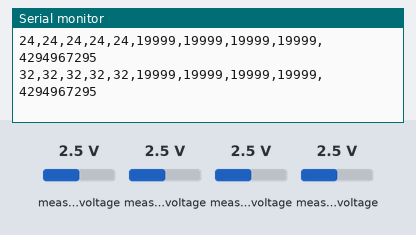
A sketch run on a simulated Arduino Uno, built with avr-gcc and run on an emulated ATmega328P. Parts: the last lines printed to the serial monitor. The inputs (shaded band) are chosen by the test bench; at power-on: measured voltage 2.5 V.

Above: at 1.2 s.
1.3 s: measured voltage (sensor 200) set to 0.1 V
At 1.52 s:
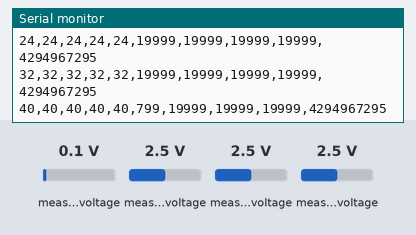
2.8 s: measured voltage (sensor 201) set to 0.1 V
At 2.86 s:
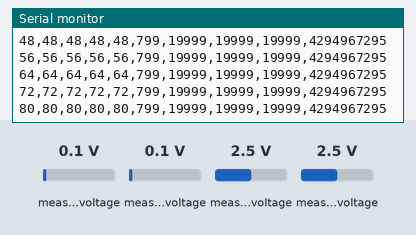
4.3 s: measured voltage (sensor 202) set to 0.1 V
At 4.46 s:
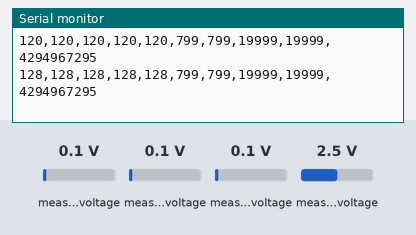
5.8 s: measured voltage (sensor 203) set to 0.1 V
At 6.06 s:
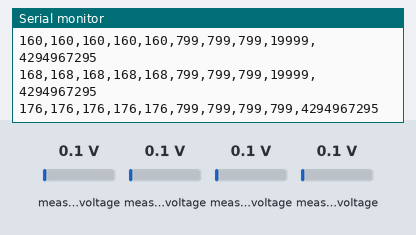
8.8 s: measured voltage (sensor 200) set to 1.2 V
At 8.99 s:
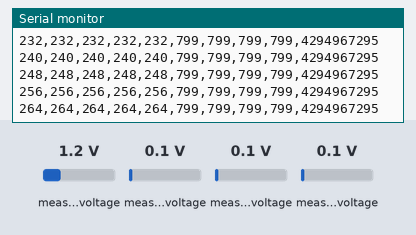
10.3 s: measured voltage (sensor 201) set to 1.2 V
At 10.32 s:
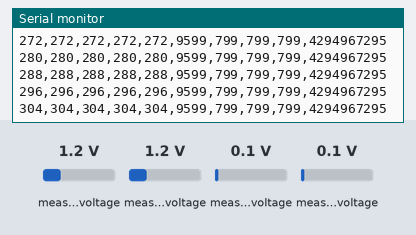
Timing chart, 0 to 12.8 s (numbered marks = the images above; inputs shaded):
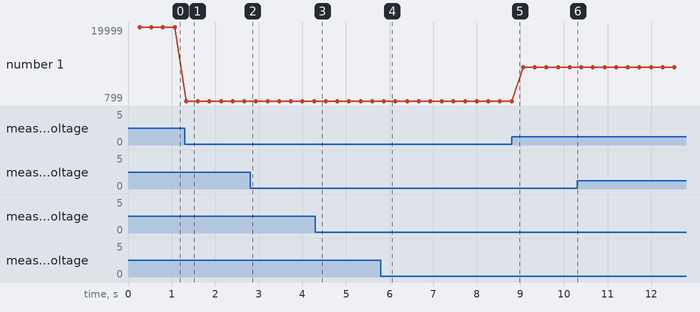

Measured:
- after the input at 1.3 s, the serial monitor: prints a new line at once (image 1)
- after the input at 5.8 s, the serial monitor: prints a new line after 0.07 s (image 4)
- plotted number 1: 19999 → 799 after the input at 1.3 s, 799 → 9599 after the input at 8.8 s

The sketch:

MyRandom6.ino
```cpp
/***************************************************************************
  Multi-Channel Random Walk Tracker with Two Modes

  MODE 1: Simple plotter output (4 random walk positions)
  MODE 2: Detailed datalog (walks, raw values, 32-bit LSB words)

  This version is optimized for speed in MODE 2 by removing unnecessary
  software delays.
***************************************************************************/

#include <ADS1115_WE.h>
#include <Wire.h>
#define I2C_ADDRESS 0x48
#define MODE 2  // Change to 1 for plotter, 2 for datalog

ADS1115_WE adc(I2C_ADDRESS);
ADS1115_MUX channels[] = {ADS1115_COMP_0_GND, ADS1115_COMP_1_GND, ADS1115_COMP_2_GND, ADS1115_COMP_3_GND};

// Arrays to track each channel separately
int32_t walkPosition[4] = {0, 0, 0, 0};  // Random walk position for each channel
uint32_t sampleCount[4] = {0, 0, 0, 0};  // Sample count for each channel
uint32_t onesCount[4] = {0, 0, 0, 0};    // Count of 1s for each channel

// For Mode 2: Single 32-bit word construction from all 4 channels
uint32_t combinedWord = 0;               // Single 32-bit word from all channels
int totalBits = 0;                       // Total bits collected (4 per cycle)
uint32_t totalCycles = 0;

void setup() {
  Wire.begin();
  // Set I2C clock to 400kHz for faster communication
  Wire.setClock(400000);
  Serial.begin(115200);
  if (!adc.init()) {
    Serial.println("ADS1115 not connected!");
  }
  adc.setVoltageRange_mV(ADS1115_RANGE_4096);
  adc.setMeasureMode(ADS1115_SINGLE);
  adc.setConvRate(ADS1115_860_SPS);

  if (MODE == 1) {
    // Simple header for Arduino plotter
    Serial.println("CH0_Walk CH1_Walk CH2_Walk CH3_Walk");
  } else if (MODE == 2) {
    // Detailed header for datalog
    Serial.println("# Cycle,CH0_Walk,CH1_Walk,CH2_Walk,CH3_Walk,CH0_Raw,CH1_Raw,CH2_Raw,CH3_Raw,Combined_32bit_Word");
  }
}

void loop() {
  int32_t  rawValues[4];

  // Loop through each of the four analog input channels
  for (int i = 0; i < 4; i++) {
    adc.setCompareChannels(channels[i]);
    adc.startSingleMeasurement();
    while (adc.isBusy()){}

    // Get the raw 16-bit result
    int32_t  rawResult = adc.getRawResult();
    rawValues[i] = rawResult;

    // Get the least significant bit (use unsigned for bit operations)
    uint8_t lsb = bitRead((uint32_t)rawResult, 0);

    // Update random walk for this channel
    sampleCount[i]++;
    if (lsb == 1) {
      walkPosition[i] += 1;  // Move up by 1
      onesCount[i]++;
    } else {
      walkPosition[i] -= 1;  // Move down by 1
    }

    // For Mode 2: Build single 32-bit word from all 4 channels
    if (MODE == 2) {
      // Add this channel's LSB to the combined word
      if (totalBits < 32) {
        if (totalBits == 0) {
          combinedWord = lsb;  // First bit
        } else {
          combinedWord = (combinedWord << 1) | lsb;  // Shift and add new bit
        }
        totalBits++;
      }
    }
  }

  totalCycles++;

  if (MODE == 1) {
    // Simple output for Arduino plotter - every cycle
    // Note: Delay is kept for plotter stability
    Serial.print(walkPosition[0]); Serial.print(" ");
    Serial.print(walkPosition[1]); Serial.print(" ");
    Serial.print(walkPosition[2]); Serial.print(" ");
    Serial.println(walkPosition[3]);
    delayMicroseconds(500);

  } else if (MODE == 2) {
    // Detailed datalog - output every 8 cycles when we have a complete 32-bit word
    // The delayMicroseconds(50) has been removed here for maximum speed.
    if (totalBits >= 32) {
      Serial.print(totalCycles); Serial.print(",");

      // Print walk positions
      for (int i = 0; i < 4; i++) {
        Serial.print(walkPosition[i]);
        Serial.print(",");
      }

      // Print raw ADC values
      for (int i = 0; i < 4; i++) {
        Serial.print(rawValues[i]);
        Serial.print(",");
      }

      // Print single combined 32-bit word and reset
      Serial.println(combinedWord);

      // Reset for next 32-bit word
      combinedWord = 0;
      totalBits = 0;
    }
  }
}

// The unused u2s() function has been removed.
```
